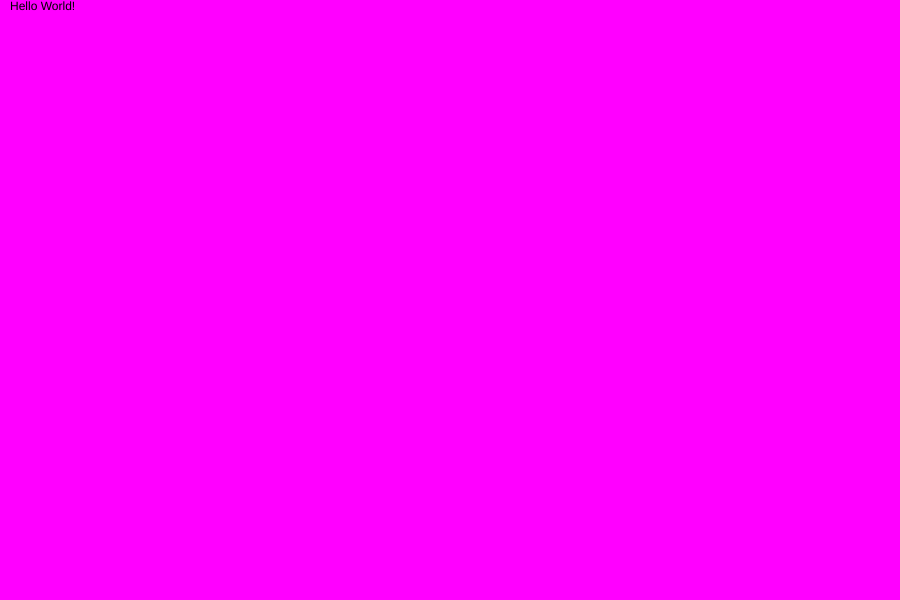
Frame 1 (no input)
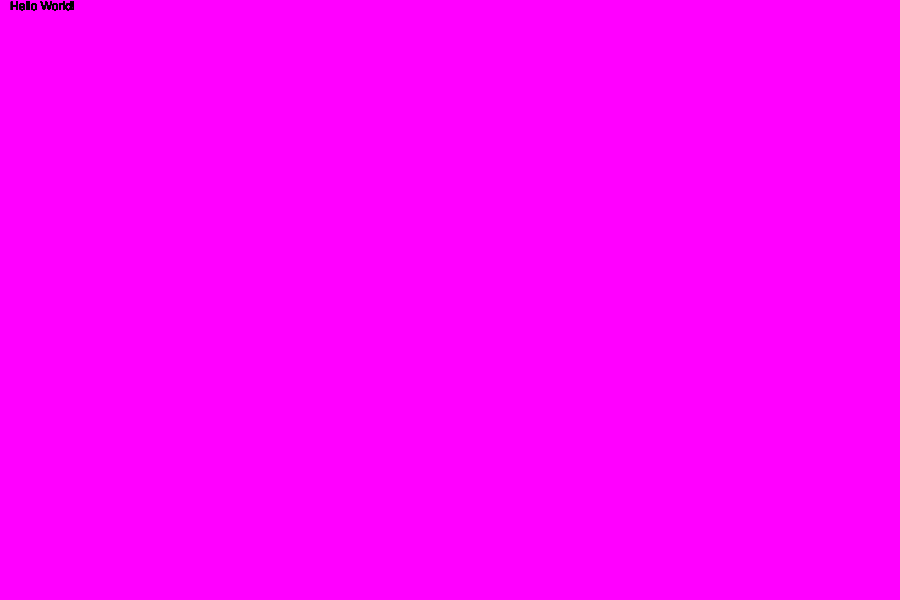
Frame 60 (no input)
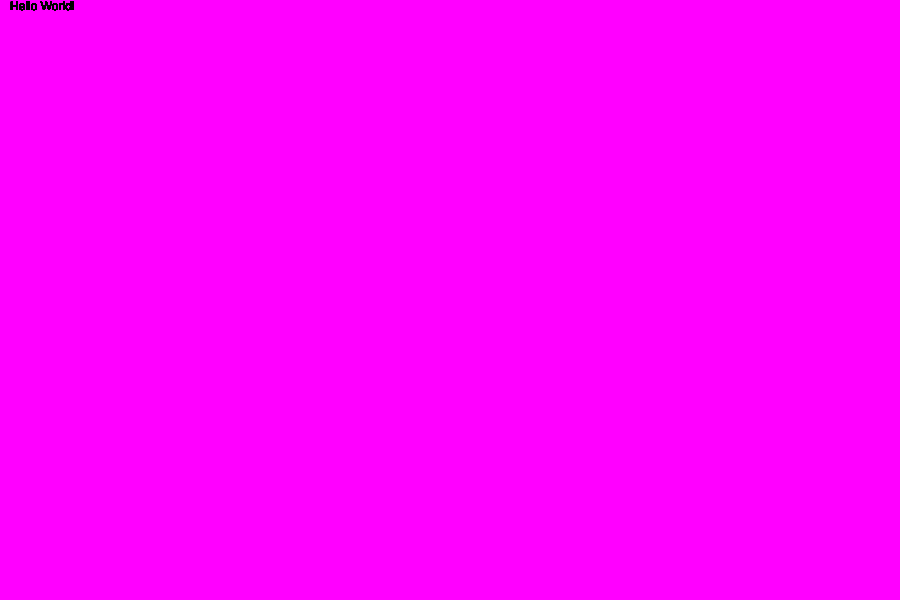
Frame 120 (the mouse pressed at the canvas centre since frame 60)

The p5.js sketch that drew these frames (run headless with seeded random() and noise() and a simulated clock; from frame 60 on, the mouse is pressed at the canvas centre):

// p5.js sketch
// ── sketch.js
// Declare setup function
function setup() {

    // create a canvas
    createCanvas( 900, 600 );

    // color the background
    background( 'magenta' );
}


// Declare draw function
function draw() {

    // tell p5 to print the text string "Hello World!"
    // This is going to be positioned at ( x: 20, y: 30 ).
    text( "Hello World!", 10, 10 );
}
